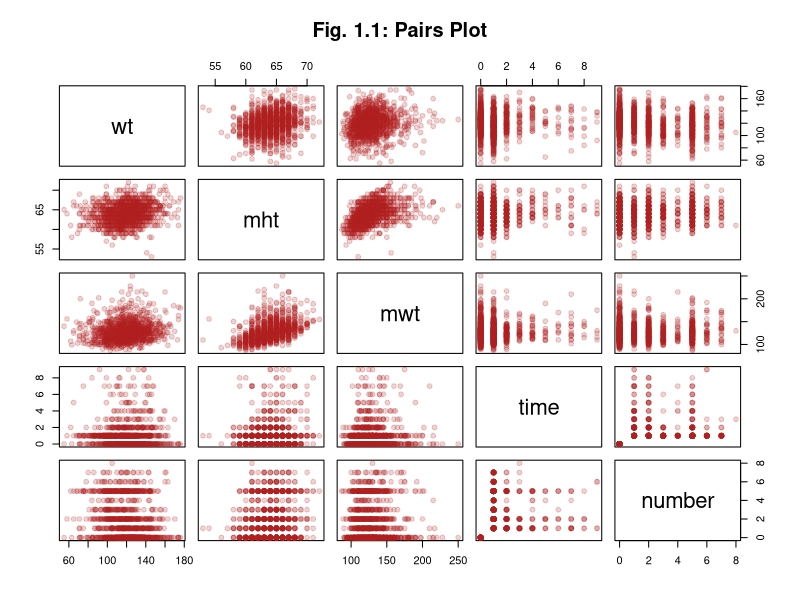
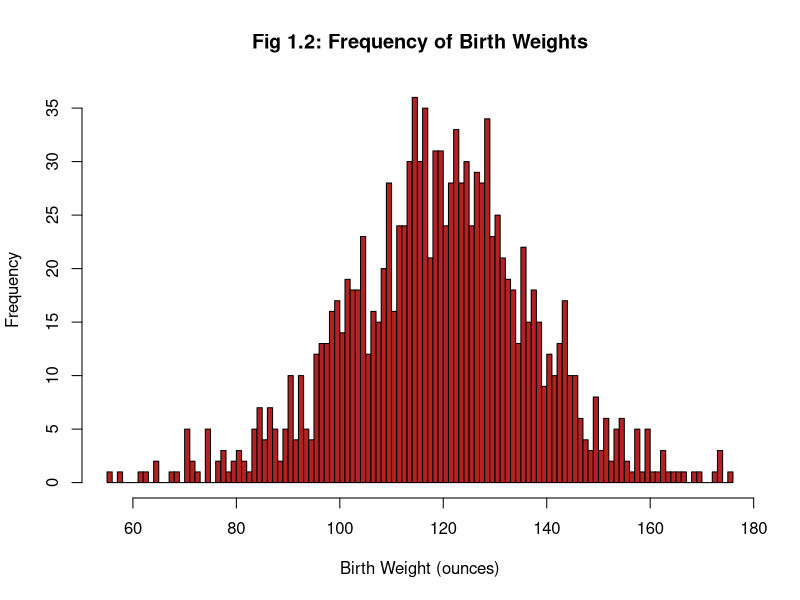
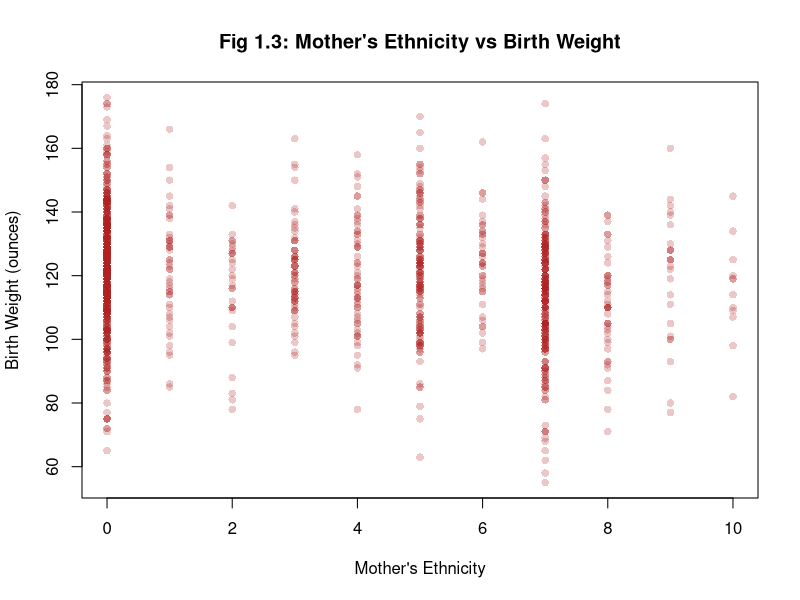
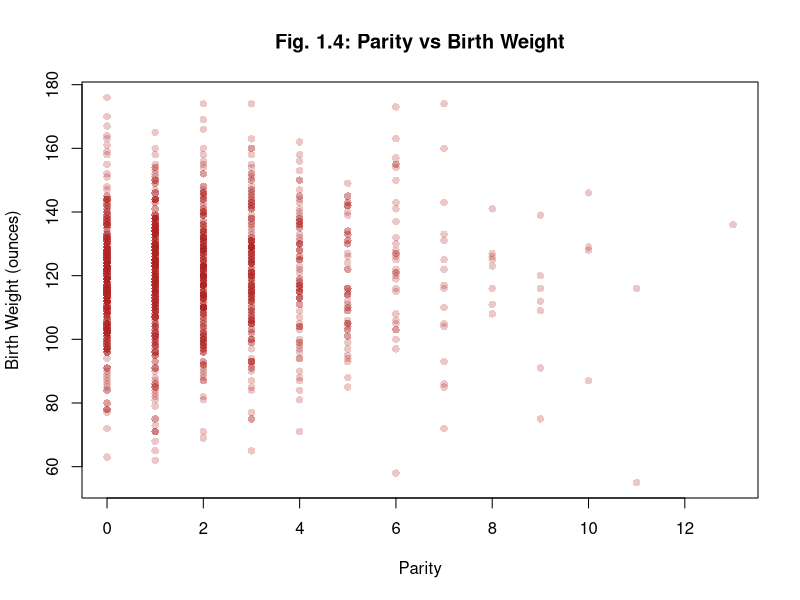
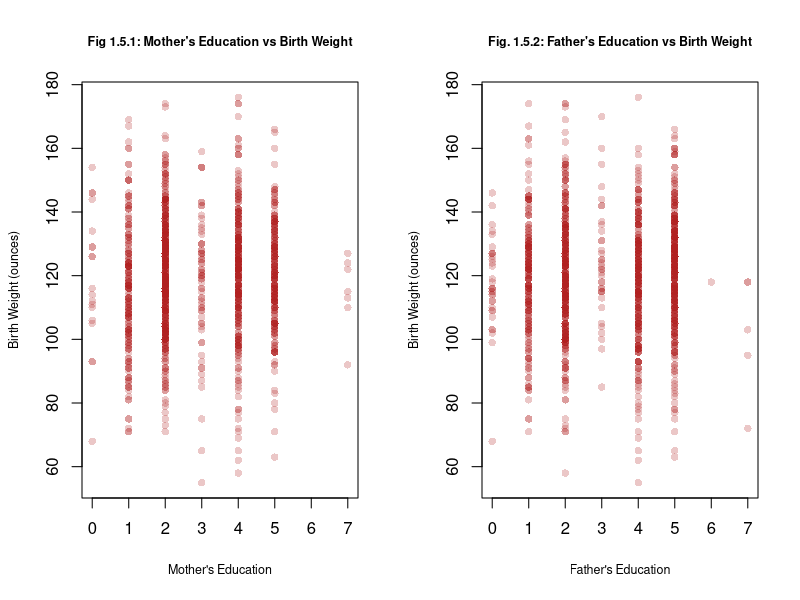
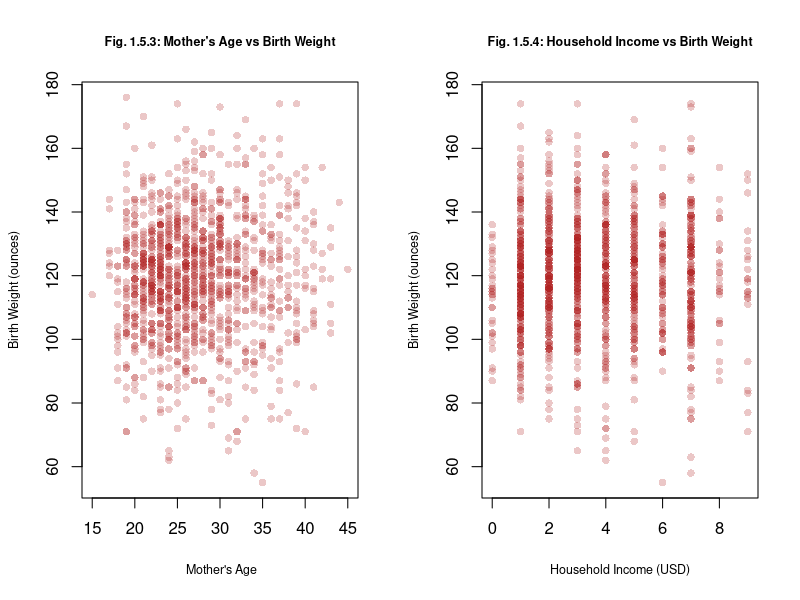
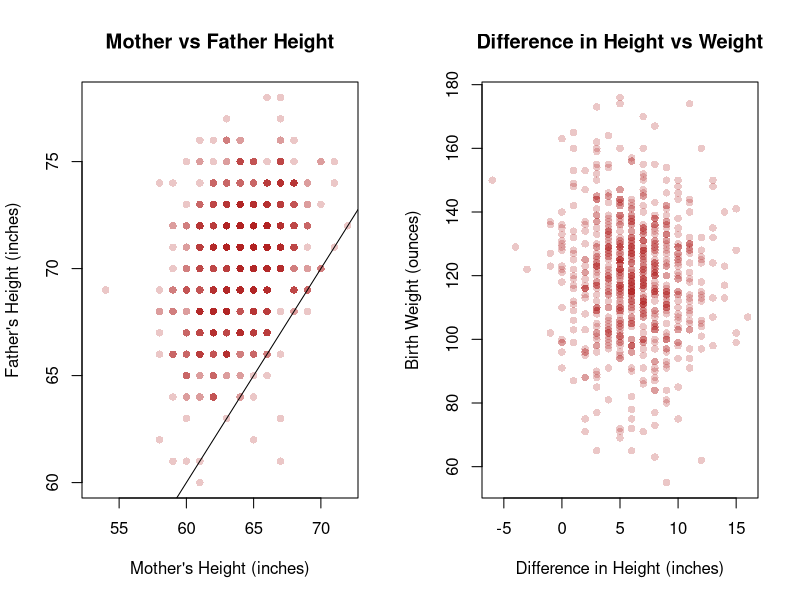
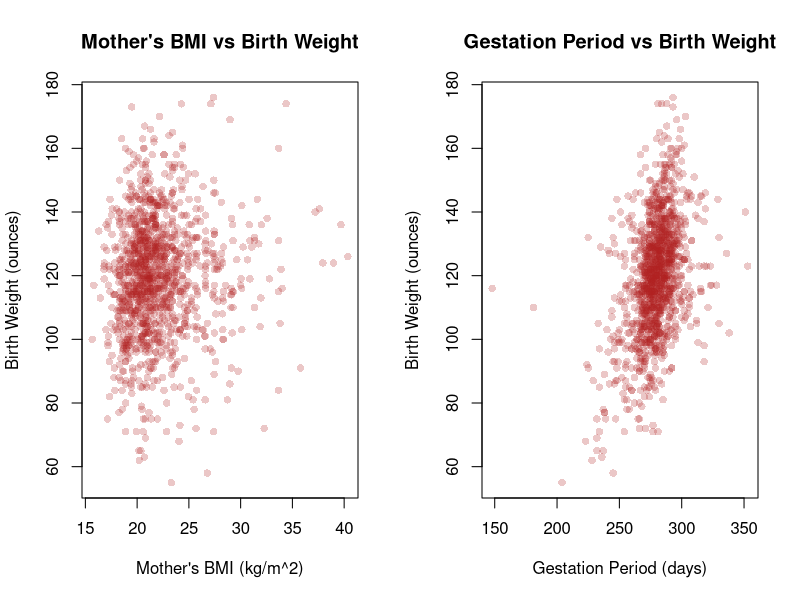

Recreate these plots in R, in order.
## ---- chunk 1
# Knitr Configuration
knitr::opts_chunk$set(
  comment = NA,
  cache = TRUE,
  include = TRUE,
  echo = FALSE,
  results = "markup",
  fig.show = "asis",
  fig.height = 3.5,
  fig.align = "center"
)
## ---- chunk 2
# Define all the functions and constants used later

# Category names for Ethnicity variates
ethLabels <- c(
  "Caucasian",
  "Mexican",
  "African-American",
  "Asian",
  "Mixed",
  "Other"
)

# Category names for Education variates
edLabels <- c(
  "Elementary School",
  "Middle School",
  "High School",
  "High School + Trade School",
  "High School + Some College",
  "College Graduate",
  "Trade School",
  "High School Unclear"
)

# Number of imputed datasets
k <- 5

# Unit conversion factors
poundsToKg <- 0.453592
inchesToM <- 0.0254

# The boundaries for BMI categories
# See this page for the source:
# https://www.mayoclinic.org/healthy-lifestyle/pregnancy-week-by-week/in-depth/pregnancy-weight-gain/art-20044360?pg=1
underweightNormalBoundary <- 18.5
normalOverweightBoundary <- 25
overweightObeseBoundary <- 30

# Use test 10% for test set in cross validation
testSetRatio = 0.1
## ---- chunk 3
isUnderweight <- function (bmi) bmi < underweightNormalBoundary
isNormal <- function (bmi) bmi < normalOverweightBoundary &
                           bmi >= underweightNormalBoundary
isOverweight <- function (bmi) bmi < overweightObeseBoundary &
                               bmi >= normalOverweightBoundary
isObese <- function (bmi) bmi >= overweightObeseBoundary

bmi <- function (wtLbs, htIn) (wtLbs * poundsToKg) / (htIn * inchesToM)^2
## ---- chunk 4
# Roughly translate the "number" category to a floating point
# number of the actual number of cigarettes smoked
numCigs <- function (number) (number <= 4) * (5 * number - 2.5) +
                             (number > 4) * (10 * number - 25.5)
## ---- chunk 5
# Re-encoding and labelling variates as factors
decodeBirthVariates <- function (birthsDataset) {
  newDataset = data.frame(birthsDataset)

  newDataset$meth <- cut(
    birthsDataset$meth,
    breaks = c(0, 5:10), 
    labels = ethLabels,
    right = TRUE,
    include.lowest= TRUE
  )

  newDataset$med <- cut(
    birthsDataset$med,
    breaks = 0:8, 
    labels = edLabels,
    right = FALSE
  )

  newDataset$feth <- cut(
    birthsDataset$feth,
    breaks = c(0, 5:10),
    labels = ethLabels,
    right = TRUE,
    include.lowest= TRUE
  )

  newDataset$fed <- cut(
    birthsDataset$fed,
    breaks = 0:8, 
    labels = edLabels,
    right = FALSE
  )

  newDataset$smoke <- cut(
    birthsDataset$smoke,
    breaks = 0:4, 
    labels = c(
      "Never",
      "Smokes Now",
      "Until Pregnancy",
      "Doesn't Smoke Anymore"
    ),
    right = FALSE
  )

  newDataset$marital <- cut(
    birthsDataset$marital,
    breaks = 0:5,
    labels = c(
      "Married",
      "Legally Separated",
      "Divorced",
      "Widowed",
      "Never Married"
    )
  )

  newDataset$number <- numCigs(birthsDataset$number)

  newDataset$time <- cut(
    birthsDataset$time,
    breaks = 0:10,
    labels = c(
      "Never Smoked",
      "Still Smokes",
      "During Pregnancy",
      "Less Than A Year",
      "1-2 Years",
      "2-3 Years",
      "3-4 Years",
      "5-9 Years",
      "More Than 10 Years",
      "Quit But Don't Know When"
    ),
    right = FALSE
  )

  newDataset$income <- cut(
    birthsDataset$income,
    breaks = c(0, 1, 2, 10),
    labels = c(
      "Under 2500",
      "2500-4999",
      "5000-Over 25000"
    ),
    right = FALSE
  )

  newDataset
}
## ---- chunk 6
smokingImpact <- function (time, number) {
  cigaretteEffectRatio = 6
  # Take the average of the bounds of the range of cigarettes smoked by a given category
  # as the approximate exact number of cigarettes smoked per day
  # https://www.med.uottawa.ca/sim/data/Smoking_and_Health_e.htm shows that it took a
  # six-fold increase in the number of cigarettes smoked a day to double the impact
  # on the likelihood of developing lung cancer. We approximate the effect of smoking
  # on birth with this ratio too.
  activeSmokingImpact = (number != 0) * 2^(numCigs(number) / cigaretteEffectRatio)
  
  impactTimeDecay = 2
  
  # Approximate a scalar number of years since quiting based on the categorical variable
  yearsQuit = (time >= 3) * (-2.5 + time) + (time >= 7) * (-18.5 + 3 * time)
  # Time = 1 or 2 are special cases with 0 decay
  yearsQuit = yearsQuit * (time >= 3)
  
  decayedSmokingImpact = activeSmokingImpact * exp(-yearsQuit / impactTimeDecay)
  
  decayedSmokingImpact
}
## ---- chunk 7
craftFeatures <- function (imputedBirthsDataset) {
  newDataset = decodeBirthVariates(imputedBirthsDataset)

  newDataset$sameEth <- factor(
    imputedBirthsDataset$meth == imputedBirthsDataset$feth,
    labels = c("Different", "Same")
  )
  # What about "Other" though?
  
  newDataset$htDiff <- newDataset$fht - newDataset$mht
    
  newDataset$lateMom <- factor(
    newDataset$parity == 0 & newDataset$mage >= 35,
    labels = c("Not late", "Late")
  )

  newDataset$mBMI <- bmi(newDataset$mwt, newDataset$mht)
  
  newDataset$mBMICategory <- factor(
    1 * isNormal(newDataset$mBMI)
      + 2 * isOverweight(newDataset$mBMI)
      + 3 * isObese(newDataset$mBMI),
    labels = c("Underweight", "Normal", "Overweight", "Obese")
  )
  
  newDataset$smokingImpact <- smokingImpact(
    imputedBirthsDataset$time,
    imputedBirthsDataset$number
  )
  
  newDataset
}
## ---- chunk 8
meanAIC <- function (model, datasets) mean(sapply(
  datasets,
  function (dataset) AIC(update(model, data = dataset))
))
## ---- chunk 9
selectModel <- function (
  datasets,
  predictedVar,
  excludedVars = c(),
  specialTerms = c(),
  interactionTerms = c()
) {
  selectedModelMeanAIC = .Machine$integer.max
  selectedModel = NULL
  
  for (dataset in datasets) {
    M0 = lm(wt ~ 1, data = dataset)
    Mmax = lm(
      formula(paste(
        predictedVar,
        "~",
        "(.",
        Reduce(function (l, r) paste(l, r), Map(function (term) paste("-", term), excludedVars), ""),
        ")^2",
        Reduce(function (l, r) paste(l, r), Map(function (term) paste("+", term), specialTerms), ""),
        Reduce(function (l, r) paste(l, r), Map(function (term) paste("-", term), interactionTerms), "")
      )),
      data = dataset
    ) 
  
    candidateModel = step(
      lm(wt ~ 1, data = dataset),
      scope = list(lower = M0, upper = Mmax),
      direction = "both",
      trace = 0
    )
  
    candidateModelMeanAIC = mean(sapply(
      datasets,
      function (dataset) AIC(update(candidateModel, data = dataset))
    ))
  
    if (candidateModelMeanAIC < selectedModelMeanAIC) {
      selectedModel = update(candidateModel, data = dataset)
      selectedModelMeanAIC = candidateModelMeanAIC
    }
  }
  
  selectedModel
}
## ---- chunk 10
crossValidate <- function (model1, model2, datasets) {
  # "Usually about a thousand is fine" - M. Lysy, Nov. 27, 2018
  m = 1000

  model1rPMSE <- vector(mode = "numeric", length = m)
  model2rPMSE <- vector(mode = "numeric", length = m)

  for (i in 1:m) {
    chosenSet = datasets[[1 + i %% k]]
    Ntotal = nrow(chosenSet)
    Ntest = floor(Ntotal * testSetRatio)
    outOfSampleIndices = sample(Ntotal, Ntest)
    trainSet = chosenSet[-outOfSampleIndices, ]
    testSet = chosenSet[outOfSampleIndices, ]
    
    model1 = update(model1, data = trainSet)
    model2 = update(model2, data = trainSet)
    outOfSamplePredictions1 = predict(model1, newdata = testSet)
    outOfSamplePredictions2 = predict(model2, newdata = testSet)
    predictionErrors1 = (testSet$wt - outOfSamplePredictions1) ^ 2
    predictionErrors2 = (testSet$wt - outOfSamplePredictions2) ^ 2
    model1rPMSE[i] <- sqrt(sum(predictionErrors1) / Ntest)
    model2rPMSE[i] <- sqrt(sum(predictionErrors2) / Ntest)
  }
  
  list(
    rPMSEs = data.frame(model1 = model1rPMSE, model2 = model2rPMSE),
    actual = testSet$wt,
    predictions = data.frame(
      model1 = outOfSamplePredictions1,
      model2 = outOfSamplePredictions2
    ),
    residuals = data.frame(
      model1 = outOfSamplePredictions1 - testSet$wt,
      model2 = outOfSamplePredictions2 - testSet$wt
    )
  )
}
## ---- chunk 11
# Import
births <- read.csv("chds_births.csv")
## ---- chunk 12
mendedBirths <- data.frame(births)
mendedBirths[mendedBirths$marital == 0, "marital"] <- NA
## ---- chunk 13
library(mice)
options(warn=-1)

multiplyImputedBirths <- mice(
  mendedBirths,
  m = k,
  method = "pmm",
  seed = 500,
  printFlag = FALSE
)

imputedBirths <- lapply(1:k, function(i) complete(multiplyImputedBirths, i))
## ---- chunk 14
decodedImputedBirths <- lapply(imputedBirths, decodeBirthVariates)
## ---- chunk 15
engineeredFeatureBirths <- lapply(imputedBirths, craftFeatures)
## ---- chunk 16
pairs(
  births[c("wt", "mht", "mwt", "time", "number")],
  col = adjustcolor("firebrick", 0.2),
  pch = 19,
  main = "Fig. 1.1: Pairs Plot"
)
## ---- chunk 17
hist(
  births$wt,
  breaks = 100,
  col = "firebrick",
  main = "Fig 1.2: Frequency of Birth Weights",
  xlab = "Birth Weight (ounces)",
  mar = c(1, 4, 1, 2) + 0.1
) 
## ---- chunk 18
plot(
  births$meth,
  births$wt,
  col = adjustcolor("firebrick", 0.25),
  pch = 16,
  main = "Fig 1.3: Mother's Ethnicity vs Birth Weight",
  xlab = "Mother's Ethnicity",
  ylab = "Birth Weight (ounces)",
  mar = c(1, 4, 1, 2) +0.1
)
## ---- chunk 19
plot(
  births$parity,
  births$wt,
  pch = 16,
  col = adjustcolor("firebrick", 0.25),
  main = "Fig. 1.4: Parity vs Birth Weight",
  xlab = "Parity",
  ylab = "Birth Weight (ounces)"
)
## ---- chunk 20
par(mfrow = c(1, 2))
plot(
  births$med,
  births$wt,
  col = adjustcolor("firebrick", 0.25),
  pch = 16,
  cex.main = 0.75,
  cex.lab = 0.75,
  main = "Fig 1.5.1: Mother's Education vs Birth Weight",
  xlab = "Mother's Education",
  ylab = "Birth Weight (ounces)"
)
plot(
  births$fed,
  births$wt,
  col = adjustcolor("firebrick", 0.25),
  pch = 16,
  cex.main = 0.75,
  cex.lab = 0.75,
  main = "Fig. 1.5.2: Father's Education vs Birth Weight",
  xlab = "Father's Education",
  ylab = "Birth Weight (ounces)"
)
plot(
  births$mage,
  births$wt,
  pch = 16,
  cex.main = 0.75,
  cex.lab = 0.75,
  col = adjustcolor("firebrick", 0.25),
  main = "Fig. 1.5.3: Mother's Age vs Birth Weight",
  xlab = " Mother's Age",
  ylab = "Birth Weight (ounces)"
)
plot(
  births$income,
  births$wt,
  pch = 16,
  cex.main = 0.75,
  cex.lab = 0.75,
  col = adjustcolor("firebrick", 0.25),
  main = "Fig. 1.5.4: Household Income vs Birth Weight",
  xlab = "Household Income (USD)",
  ylab = "Birth Weight (ounces)"
)
## ---- chunk 21
par(mfrow = c(1,2))
plot(
  births$mht,
  births$fht,
  col = adjustcolor("firebrick", 0.25),
  pch = 16,
  main = "Mother vs Father Height",
  xlab = "Mother's Height (inches)",
  ylab = "Father's Height (inches)"
)
abline(coef = c(0, 1))
plot(
  births$fht - births$mht,
  births$wt,
  pch = 16,
  col = adjustcolor("firebrick", 0.25),
  main = "Difference in Height vs Weight",
  xlab = "Difference in Height (inches)",
  ylab = "Birth Weight (ounces)"
)
## ---- chunk 22
plot(
  bmi(births$mwt, births$mht),
  births$wt,
  pch = 16,
  col = adjustcolor("firebrick", 0.25),
  main = "Mother's BMI vs Birth Weight",
  xlab = "Mother's BMI (kg/m^2)",
  ylab = "Birth Weight (ounces)"
)
## ---- chunk 23
plot(
  births$gestation,
  births$wt,
  col = adjustcolor("firebrick", 0.25),
  main = "Gestation Period vs Birth Weight",
  xlab = "Gestation Period (days)",
  ylab = "Birth Weight (ounces)",
  pch = 16
)
## ---- chunk 24
paste("Number of Occurrences per Marital Status category")
summary(factor(births$marital))
## ---- chunk 25
N <- nrow(mendedBirths)

round(sapply(colnames(mendedBirths), function (colname) sum(is.na(mendedBirths[colname])) / N), 2)
nrow(na.omit(mendedBirths[, !(colnames(mendedBirths) %in% c("fht", "fwt", "income"))])) / N
## ---- chunk 26
basicBirthWeightModel <- selectModel(
  decodedImputedBirths,
  "wt",
  excludedVars = c("gestation", "smoke", "marital"),
  specialTerms = c("marital")
)
basicBirthWeightModelMeanAIC <- meanAIC(basicBirthWeightModel, decodedImputedBirths)
basicBirthWeightModel$call
## ---- chunk 27
engineeredBirthWeightModel <- selectModel(
  engineeredFeatureBirths,
  "wt",
  excludedVars = c("gestation", "smoke", "time", "fht", "mBMICategory", "income", "marital", "med", "fed", "meth", "feth", "fht", "fwt"),
  specialTerms = c("time", "income", "marital", "med", "fed", "feth", "meth", "fht", "fwt")
)
engineeredBirthWeightModelMeanAIC <- meanAIC(
  engineeredBirthWeightModel,
  engineeredFeatureBirths
)
engineeredBirthWeightModel$call
## ---- chunk 28
# residual standard error
basicRes <- summary(basicBirthWeightModel)$sigma
enginRes <- summary(engineeredBirthWeightModel)$sigma

#R squared calculation
basicRsquared <- summary(basicBirthWeightModel)$r.squared
enginRsquared <- summary(engineeredBirthWeightModel)$r.squared

#R squared adjusted
basicARsquared <- summary(basicBirthWeightModel)$adj.r.squared
enginARsquared <- summary(engineeredBirthWeightModel)$adj.r.squared

#coefficients
basicCoeff <- data.frame(summary(basicBirthWeightModel)$coefficients)
enginCoeff <- data.frame(summary(engineeredBirthWeightModel)$coefficients)

format(basicCoeff, digits = 2, scientific = FALSE)
format(enginCoeff, digits = 2, scientific = FALSE)

summaryTable <- data.frame(c(basicRes, enginRes), c(basicRsquared, enginRsquared), c(basicARsquared, enginARsquared))
colnames(summaryTable) <- c("Residual Standard Error", "R Squared", "Adjusted R Squared")
rownames(summaryTable) <- c("Basic Model", "Engineered Model")
summaryTable

## ---- chunk 29
layout(matrix(c(1, 2, 4, 5), 1, 2, byrow = TRUE))
plot(basicBirthWeightModel, cex = 0.4, pch = 19, main = NULL)

## ---- chunk 30
layout(matrix(c(1, 2, 4, 5), 1, 2, byrow = TRUE))
plot(engineeredBirthWeightModel, cex = 0.4, pch = 19, main = NULL)
## ---- chunk 31
press1 <- resid(basicBirthWeightModel) / (1 - hatvalues(basicBirthWeightModel)) 
press2 <-  resid(engineeredBirthWeightModel) / (1 - hatvalues(engineeredBirthWeightModel))
AIC1 <- c("Basic", "Engineered")

#display results
disp <- rbind(
  AIC = c(
    engineeredBirthWeightModelMeanAIC,
    basicBirthWeightModelMeanAIC),
    PRESS = c(sum(press1^2), sum(press2^2)
  )
)
colnames(disp) <- c("Basic", "Engineered")
disp
## ---- chunk 32
cvResults <- crossValidate(
  basicBirthWeightModel,
  engineeredBirthWeightModel,
  engineeredFeatureBirths
)
## ---- chunk 33
rPMSEs <- cvResults$rPMSEs
PMSETable <- data.frame(c(mean(rPMSEs$model1), sd(rPMSEs$model1)), c(mean(rPMSEs$model2), sd(rPMSEs$model2)))
colnames(PMSETable) <- c("Basic Mode", "Engineered Model")
rownames(PMSETable) <- c("Mean", "SD")
PMSETable
boxplot(list(model1rPMSE = rPMSEs$model1, model2rPMSE = rPMSEs$model2))

par(mfrow=c(1,2))
plot(
  cvResults$predictions$model1,
  cvResults$residuals$model1,
  main = "Predicted Values vs Basic Model Res",
  cex.main = 0.8,
  xlab = "Predicted Values",
  ylab = "Basic Model Residuals"
)
plot(
  cvResults$predictions$model2,
  cvResults$residuals$model2,
  main = "Predicted Values vs Engineered Model Res",
  cex.main = 0.8,
  xlab = "Predicted Values",
  ylab = "Engineered Model Residuals"
)
## ---- chunk 34
par(mfrow = c(1, 2))
qqnorm(
  cvResults$residuals$model1,
  main = "Normal Q-Q Plot for Basic",
  cex.main = 0.85
)
abline(a = 0, b = 20, lty = 2, col = "blue")

qqnorm(
  cvResults$residuals$model2,
  main = "Normal Q-Q Plot for Engineered",
  cex.main = 0.85
)
abline(a = 0, b = 20, lty = 2, col = "blue")
## ---- chunk 35
# Reconfigure Knitr for Appendix
knitr::opts_chunk$set(include = TRUE, echo = TRUE, eval = FALSE)
## ---- chunk 36

## ---- chunk 37

## ---- chunk 38

## ---- chunk 39

## ---- chunk 40

## ---- chunk 41

## ---- chunk 42

## ---- chunk 43

## ---- chunk 44

## ---- chunk 45

## ---- chunk 46

## ---- chunk 47

## ---- chunk 48

## ---- chunk 49

## ---- chunk 50

## ---- chunk 51

## ---- chunk 52

## ---- chunk 53

## ---- chunk 54

## ---- chunk 55

## ---- chunk 56

## ---- chunk 57

## ---- chunk 58

## ---- chunk 59

## ---- chunk 60

## ---- chunk 61

## ---- chunk 62

## ---- chunk 63

## ---- chunk 64
round(
  sapply(
    0:13,
    function (parity) c(
      mean(births[births$parity == parity, "wt"]),
      sd(births[births$parity == parity, "wt"])
    )
  ),
  2
)
## ---- chunk 65
qqplot(
  cvResults$predictions$model1,
  cvResults$actual,
  main = "Q-Q Plot",
  xlab = "Predicted Values",
  ylab = "Actual Values"
)
abline(a = 0, b = 1, lty = 2, col = "red")

qqplot(
  cvResults$predictions$model2,
  cvResults$actual,
  main = "Q-Q Plot",
  xlab = "Predicted Values",
  ylab = "Actual Values"
)
abline(a = 0, b = 1, lty = 2, col = "red")
## ---- chunk 66

## ---- chunk 67
